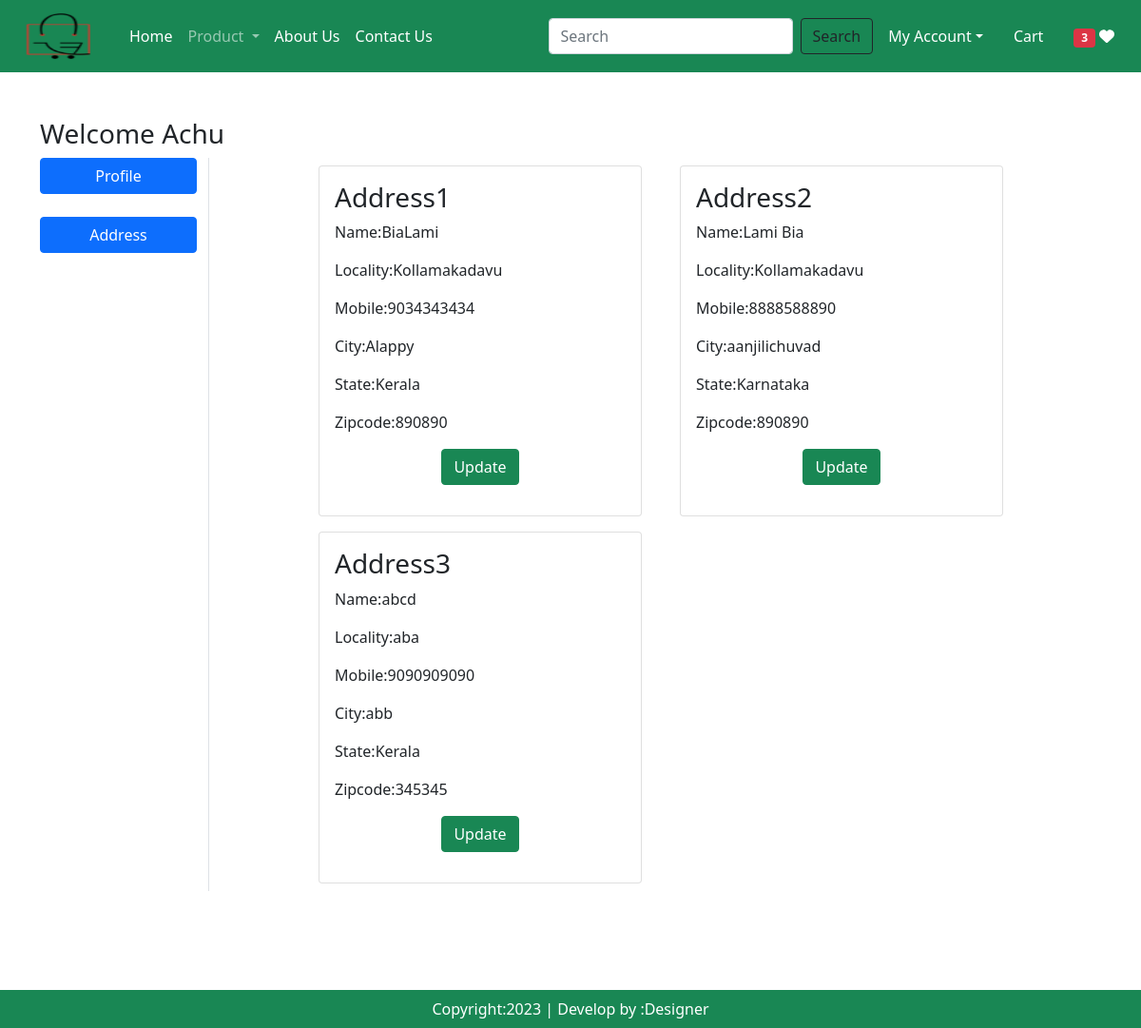
/address/ (signed in), run on the app's committed database.
### Store/models.py (models this page shows, shortened)
class Customer(models.Model):
	user = models.ForeignKey(User, on_delete=models.CASCADE)
	name=models.CharField(max_length=200)
	locality=models.CharField(max_length=200)
	city=models.CharField(max_length=50)
	mobile=models.IntegerField(default=0)
	zipcode=models.IntegerField()
	state=models.CharField(choices=STATE_CHOICES,max_length=100)

### Store/views.py (the view)
# urls.py: path('address/', views.address, name='address'),
@login_required
def address(request):
    add=Customer.objects.filter(user=request.user)
    totalitem=0
    wishitem=0
    if request.user.is_authenticated:
        totalitem=len(Cart.objects.filter(user=request.user))
        wishitem=len(Wishlist.objects.filter(user=request.user))
    return render(request,'address.html',locals())

### Store/templates/address.html (shortened to what this page needs)
{% extends 'base.html' %}
{% load static %}
{% block main-content %}
    <div class="container my-5">
        <div class="row">
            <h3>Welcome <span class="text-capitalize">{{ request.user }}</span></h3>
        </div>
        <div class="row">
            <div class="col-sm-2 border-end">
                <ul class="list-unstyled">
                    <li class="d-grid">
                        <a href="{% url 'profile' %}" class="btn btn-primary">Profile</a>
                    </li>
                    <br>
                    <li class="d-grid">
                        <a href="{% url 'address' %}" class="btn btn-primary">Address</a>
                    </li>
                </ul>
            </div>
            <div class="col-sm-8 offset-sm-1">
            	<div class="row">
            		{% for ad in add %}
            		<div class="col-sm-6">
            			<div class="card m-2">
            				<div class="card-body">
            					<h3>Address{{forloop.counter}}</h3>
            					<p>Name:{{ad.name}}</p>
            					<p>Locality:{{ad.locality}}</p>
            					<p>Mobile:{{ad.mobile}}</p>
            					<p>City:{{ad.city}}</p>
            					<p>State:{{ad.state}}</p>
            					<p>Zipcode:{{ad.zipcode}}</p>
            					<p class="text-center">
            						<a href="{% url 'updateAddress' pk=ad.id %}" type="button" class="btn btn-success">Update</a>
            					</p>
            				</div>
            			</div>
            		</div>
            		{% endfor %}
            	</div>
            </div>
        </div>
    </div>
{% endblock main-content %}

### data on the page
Customer: name "BiaLami", locality "Kollamakadavu", mobile "9034343434", city "Alappy", state "Kerala", zipcode "890890"
Customer: name "Lami Bia", locality "Kollamakadavu", mobile "8888588890", city "aanjilichuvad", state "Karnataka", zipcode "890890"
Customer: name "abcd", locality "aba", mobile "9090909090", city "abb", state "Kerala", zipcode "345345"

### other printed values
{{ wishitem }} "3"
{{ request.user }} "Achu"
